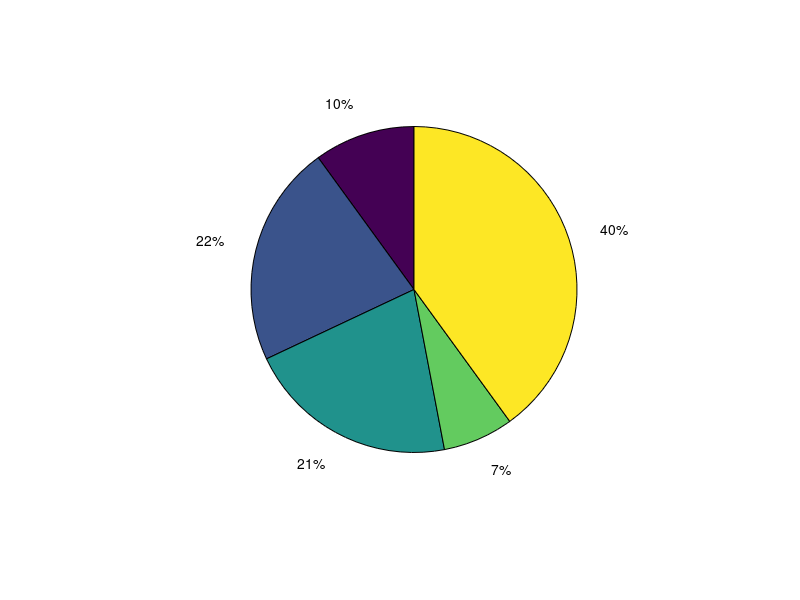

Write the MATLAB code that produced this figure. (Note: this script raises an error after producing the figure.)
x = [0.10 0.22 0.21 0.07 0.40];


h = pie(x);

hText = findobj(h,'Type','text'); % text object handles
percentValues = get(hText,'String'); % percent values
txt = {'Same Chirality excluding U: ';'D(A)<->U(V): ';'U(A)<->D(V):';'Opposite Chirality:'; 'U<->U:'}; % strings
combinedtxt = strcat(txt,percentValues); % strings and percent values

oldExtents_cell = get(hText,'Extent'); % cell array

hText(1).String = combinedtxt(1);
hText(2).String = combinedtxt(2);
hText(3).String = combinedtxt(3);
hText(4).String = combinedtxt(4);
hText(5).String = combinedtxt(5);

oldExtents = cell2mat(oldExtents_cell); % numeric array

newExtents_cell = get(hText,'Extent'); % cell array

newExtents = cell2mat(newExtents_cell); % numeric array 
width_change = newExtents(:,3)-oldExtents(:,3);

signValues = sign(oldExtents(:,1));
offset = signValues.*(width_change/2);

textPositions_cell = get(hText,{'Position'}); % cell array
textPositions = cell2mat(textPositions_cell); % numeric array
textPositions(:,1) = textPositions(:,1) + offset; % add offset 

hText(1).Position = textPositions(1,:);
hText(2).Position = textPositions(2,:);
hText(3).Position = textPositions(3,:);
hText(4).Position = textPositions(4,:);
hText(5).Position = textPositions(5,:);
